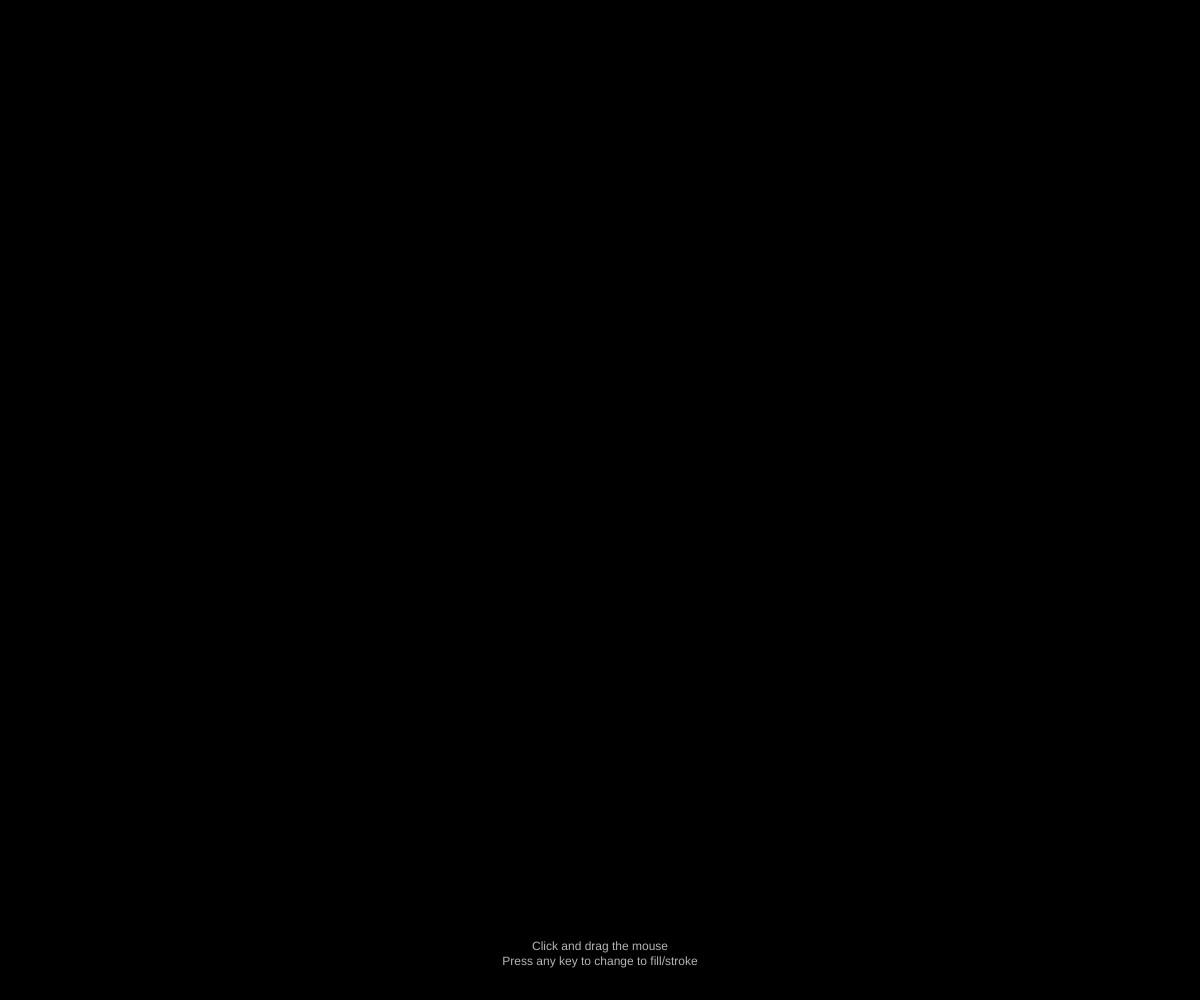
Frame 1 (no input)
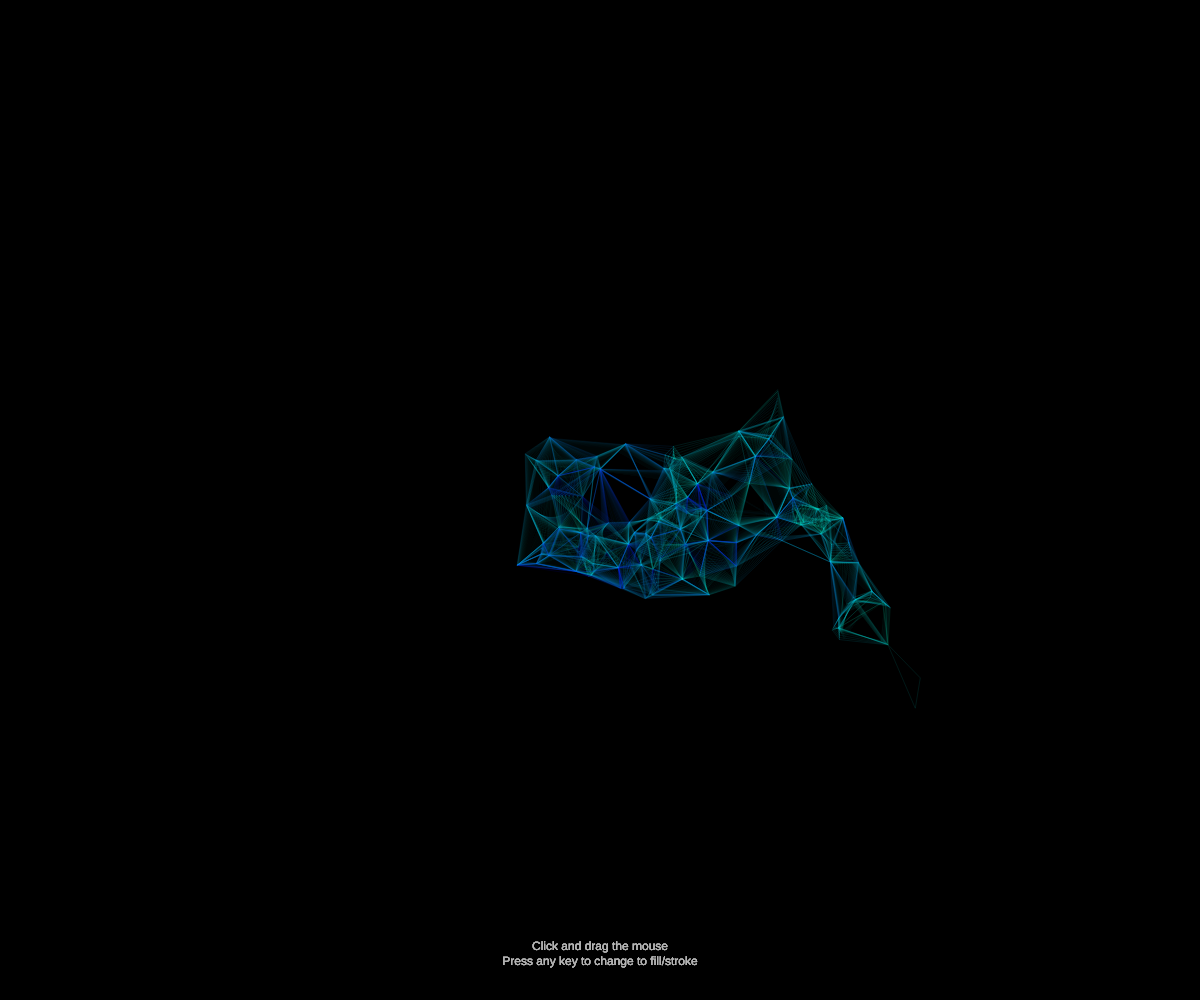
Frame 60 (no input)
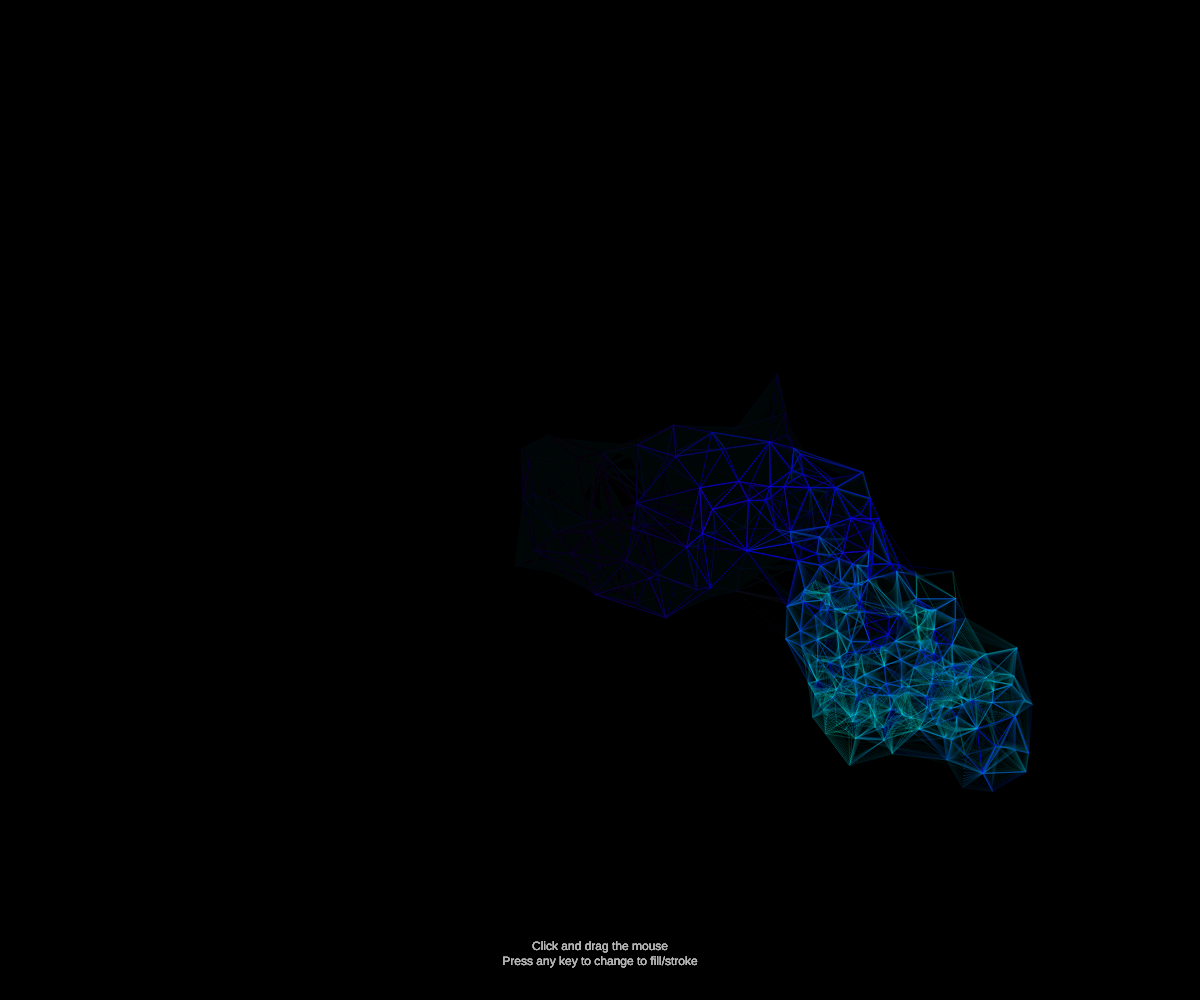
Frame 120 (the mouse pressed at the canvas centre since frame 60)

The p5.js sketch that drew these frames (run headless with seeded random() and noise() and a simulated clock; from frame 60 on, the mouse is pressed at the canvas centre):

// p5.js sketch
// ── sketch.js
/*
Frozen brush

Makes use of a delaunay algorithm to create crystal-like shapes.
I did NOT develop delaunay.js, and not sure who the author really is to give proper credit.

Controls:
	- Drag the mouse.
    - Press any key to toggle between fill and stroke.

Inspired by:
	Makio135's sketch www.openprocessing.org/sketch/385808

Author:
  Jason Labbe

Site:
  jasonlabbe3d.com
*/

var allParticles = [];
var maxLevel = 5;
var useFill = false;

var data = [];

var lastChime = 0; // milliseconds
var chimeCooldown = 100;

var lastChimeLoop = setInterval(function() {
	lastChime = lastChime > 0 ? lastChime - chimeCooldown : 0;
}, chimeCooldown)

function _playSound() {
	
	var audio = new Audio("sounds/chime_bell 0.mp3");
	audio.play();
	
}

function playChime(sound_id) {
	
	if(lastChime == 0) {
		var audio = new Audio(chimes[sound_id]);
		audio.play();
		lastChime = chimeCooldown * 2;
	}
	
}

// Moves to a random direction and comes to a stop.
// Spawns other particles within its lifetime.
function Particle(x, y, level) {
  this.level = level;
  this.life = 0;
  
  this.pos = new p5.Vector(x, y);
  this.vel = p5.Vector.random2D();
  this.vel.mult(map(this.level, 0, maxLevel, 5, 2));
  
  this.move = function() {
    this.life++;
    
    // Add friction.
    this.vel.mult(0.9);
    
    this.pos.add(this.vel);
    
    // Spawn a new particle if conditions are met.
    if (this.life % 10 == 0) {
      if (this.level > 0) {
        this.level -= 1;
        var newParticle = new Particle(this.pos.x, this.pos.y, this.level-1);
        allParticles.push(newParticle);
      }
    }
  }
}


function setup() {
  createCanvas(windowWidth, windowHeight); 
  
  colorMode(HSB, 360);
  
  textAlign(CENTER);
  
  background(0);
} 


function draw() {
  // Create fade effect.
  noStroke();
  fill(0, 30);
  rect(0, 0, width, height);
  
  // Move and spawn particles.
  // Remove any that is below the velocity threshold.
  for (var i = allParticles.length-1; i > -1; i--) {
    allParticles[i].move();
    
    if (allParticles[i].vel.mag() < 0.01) {
      allParticles.splice(i, 1);
    }
  }
  
  if (allParticles.length > 0) {
    // Run script to get points to create triangles with.
    data = Delaunay.triangulate(allParticles.map(function(pt) {
      return [pt.pos.x, pt.pos.y];
    }));
  	
    strokeWeight(0.1);
    
    // Display triangles individually.
    for (var i = 0; i < data.length; i += 3) {
      // Collect particles that make this triangle.
      var p1 = allParticles[data[i]];
      var p2 = allParticles[data[i+1]];
      var p3 = allParticles[data[i+2]];
      
      // Don't draw triangle if its area is too big.
      var distThresh = 75;
      
      if (dist(p1.pos.x, p1.pos.y, p2.pos.x, p2.pos.y) > distThresh) {
        continue;
      }
      
      if (dist(p2.pos.x, p2.pos.y, p3.pos.x, p3.pos.y) > distThresh) {
        continue;
      }
      
      if (dist(p1.pos.x, p1.pos.y, p3.pos.x, p3.pos.y) > distThresh) {
        continue;
      }
      
      // Base its hue by the particle's life.
      if (useFill) {
        noStroke();
        fill(165+p1.life*1.5, 360, 360);
      } else {
        noFill();
        stroke(165+p1.life*1.5, 360, 360);
      }
      
      triangle(p1.pos.x, p1.pos.y, 
               p2.pos.x, p2.pos.y, 
               p3.pos.x, p3.pos.y);
	  
	  _rand = Math.floor(Math.random() * Math.floor(3));
	  // playChime(_rand)
	  
    }
  }
  
  noStroke();
  fill(255);
  text("Click and drag the mouse\nPress any key to change to fill/stroke", width/2, height-50);
}

// function mouseDragged() {
  // allParticles.push(new Particle(mouseX, mouseY, maxLevel));
// }

// function mouseClicked() {
	// colour = colours[Math.floor(Math.random() * Math.floor(colours.length))];
// }

setInterval(function() {
	colour = colours[Math.floor(Math.random() * Math.floor(colours.length))];
}, 5000)

/*
 *	Generates the pattern the crystals are formed
*/
var step = 35; // pixels
var stepAllowance = 1000;
var lastDirection = 0;
var posX = window.innerWidth / 2;
var posY = window.innerHeight / 2;

function move(direction) {
	
	switch(direction) {
		case(0):
			lastDirection = "north";
			allParticles.push(new Particle(posX, posY += step, maxLevel));
			console.log("direction " + lastDirection + " posX " + posX + " posY " + posY);
			break;
		case(1):
			lastDirection = "north-east";
			allParticles.push(new Particle(posX += step, posY += step, maxLevel));
			console.log("direction " + lastDirection + " posX " + posX + " posY " + posY);
			break;
		case(2):
			lastDirection = "east";
			allParticles.push(new Particle(posX += step, posY, maxLevel));
			console.log("direction " + lastDirection + " posX " + posX + " posY " + posY);
			break;
		case(3):
			lastDirection = "south-east";
			allParticles.push(new Particle(posX += step, posY -= step, maxLevel));
			console.log("direction " + lastDirection + " posX " + posX + " posY " + posY);
			break;
		case(4):
			lastDirection = "south";
			allParticles.push(new Particle(posX, posY -= step, maxLevel));
			console.log("direction " + lastDirection + " posX " + posX + " posY " + posY);
			break;
		case(5):
			lastDirection = "south-west";
			allParticles.push(new Particle(posX -= step, posY -= step, maxLevel));
			console.log("direction " + lastDirection + " posX " + posX + " posY " + posY);
			break;
		case(6):
			lastDirection = "west";
			allParticles.push(new Particle(posX -= step, posY, maxLevel));
			console.log("direction " + lastDirection + " posX " + posX + " posY " + posY);
			break;
		case(7):
			lastDirection = "north-west";
			allParticles.push(new Particle(posX -= step, posY += step, maxLevel));
			console.log("direction " + lastDirection + " posX " + posX + " posY " + posY);
			break;
	}
}

function chooseDirection() {
	var _rand = Math.floor(Math.random() * Math.floor(7))
	
	var cantGoNorth	= (posY - step) <= 0,
		cantGoEast	= (posX + step) >= window.innerWidth,
		cantGoWest	= (posX - step) <= 0,
		cantGoSouth	= (posY + step) >= window.innerHeight
		
	console.log(cantGoNorth, cantGoEast, cantGoWest, cantGoSouth);
	
	var x = 2
	
	if(cantGoNorth) {
		posY = window.innerHeight - (step * x);
	}
	else if(cantGoEast) {
		posX = 0 + (step * x);
	}
	else if(cantGoSouth) {
		posY = 0 + (step * x);
	}
	else if(cantGoWest) {
		posX = window.innerWidth - (step * x);
	}
	
	move(_rand);
}

setInterval(function() {
	
	centerY = window.innerHeight / 2;
	centerX = window.innerWidth / 2;
	
	if(stepAllowance > 0) {
		chooseDirection();
		// stepAllowance--;
	}

	
}, 100)

// ── delaunay.js
/*
Orginally from https://cdn.rawgit.com/ironwallaby/delaunay/master/delaunay.js
Tweaked it so instead of raising an error it would return an empty list.
*/

var Delaunay;

(function() {
  "use strict";

  var EPSILON = 1.0 / 1048576.0;

  function supertriangle(vertices) {
    var xmin = Number.POSITIVE_INFINITY,
        ymin = Number.POSITIVE_INFINITY,
        xmax = Number.NEGATIVE_INFINITY,
        ymax = Number.NEGATIVE_INFINITY,
        i, dx, dy, dmax, xmid, ymid;

    for(i = vertices.length; i--; ) {
      if(vertices[i][0] < xmin) xmin = vertices[i][0];
      if(vertices[i][0] > xmax) xmax = vertices[i][0];
      if(vertices[i][1] < ymin) ymin = vertices[i][1];
      if(vertices[i][1] > ymax) ymax = vertices[i][1];
    }

    dx = xmax - xmin;
    dy = ymax - ymin;
    dmax = Math.max(dx, dy);
    xmid = xmin + dx * 0.5;
    ymid = ymin + dy * 0.5;

    return [
      [xmid - 20 * dmax, ymid -      dmax],
      [xmid            , ymid + 20 * dmax],
      [xmid + 20 * dmax, ymid -      dmax]
    ];
  }

  function circumcircle(vertices, i, j, k) {
    var x1 = vertices[i][0],
        y1 = vertices[i][1],
        x2 = vertices[j][0],
        y2 = vertices[j][1],
        x3 = vertices[k][0],
        y3 = vertices[k][1],
        fabsy1y2 = Math.abs(y1 - y2),
        fabsy2y3 = Math.abs(y2 - y3),
        xc, yc, m1, m2, mx1, mx2, my1, my2, dx, dy;

    /* Check for coincident points */
    if(fabsy1y2 < EPSILON && fabsy2y3 < EPSILON)
      return;
      //throw new Error("Eek! Coincident points!");

    if(fabsy1y2 < EPSILON) {
      m2  = -((x3 - x2) / (y3 - y2));
      mx2 = (x2 + x3) / 2.0;
      my2 = (y2 + y3) / 2.0;
      xc  = (x2 + x1) / 2.0;
      yc  = m2 * (xc - mx2) + my2;
    }

    else if(fabsy2y3 < EPSILON) {
      m1  = -((x2 - x1) / (y2 - y1));
      mx1 = (x1 + x2) / 2.0;
      my1 = (y1 + y2) / 2.0;
      xc  = (x3 + x2) / 2.0;
      yc  = m1 * (xc - mx1) + my1;
    }

    else {
      m1  = -((x2 - x1) / (y2 - y1));
      m2  = -((x3 - x2) / (y3 - y2));
      mx1 = (x1 + x2) / 2.0;
      mx2 = (x2 + x3) / 2.0;
      my1 = (y1 + y2) / 2.0;
      my2 = (y2 + y3) / 2.0;
      xc  = (m1 * mx1 - m2 * mx2 + my2 - my1) / (m1 - m2);
      yc  = (fabsy1y2 > fabsy2y3) ?
        m1 * (xc - mx1) + my1 :
        m2 * (xc - mx2) + my2;
    }

    dx = x2 - xc;
    dy = y2 - yc;
    return {i: i, j: j, k: k, x: xc, y: yc, r: dx * dx + dy * dy};
  }

  function dedup(edges) {
    var i, j, a, b, m, n;

    for(j = edges.length; j; ) {
      b = edges[--j];
      a = edges[--j];

      for(i = j; i; ) {
        n = edges[--i];
        m = edges[--i];

        if((a === m && b === n) || (a === n && b === m)) {
          edges.splice(j, 2);
          edges.splice(i, 2);
          break;
        }
      }
    }
  }

  Delaunay = {
    triangulate: function(vertices, key) {
      var n = vertices.length,
          i, j, indices, st, open, closed, edges, dx, dy, a, b, c;

      /* Bail if there aren't enough vertices to form any triangles. */
      if(n < 3)
        return [];

      /* Slice out the actual vertices from the passed objects. (Duplicate the
       * array even if we don't, though, since we need to make a supertriangle
       * later on!) */
      vertices = vertices.slice(0);

      if(key)
        for(i = n; i--; )
          vertices[i] = vertices[i][key];

      /* Make an array of indices into the vertex array, sorted by the
       * vertices' x-position. */
      indices = new Array(n);

      for(i = n; i--; )
        indices[i] = i;

      indices.sort(function(i, j) {
        return vertices[j][0] - vertices[i][0];
      });

      /* Next, find the vertices of the supertriangle (which contains all other
       * triangles), and append them onto the end of a (copy of) the vertex
       * array. */
      st = supertriangle(vertices);
      vertices.push(st[0], st[1], st[2]);
      
      /* Initialize the open list (containing the supertriangle and nothing
       * else) and the closed list (which is empty since we havn't processed
       * any triangles yet). */
      var circCircle = circumcircle(vertices, n + 0, n + 1, n + 2);
      if (circCircle == undefined)
        return [];
      
      open   = [circumcircle(vertices, n + 0, n + 1, n + 2)];
      closed = [];
      edges  = [];
      
      /* Incrementally add each vertex to the mesh. */
      for(i = indices.length; i--; edges.length = 0) {
        c = indices[i];

        /* For each open triangle, check to see if the current point is
         * inside it's circumcircle. If it is, remove the triangle and add
         * it's edges to an edge list. */
        for(j = open.length; j--; ) {
          /* If this point is to the right of this triangle's circumcircle,
           * then this triangle should never get checked again. Remove it
           * from the open list, add it to the closed list, and skip. */
          dx = vertices[c][0] - open[j].x;
          if(dx > 0.0 && dx * dx > open[j].r) {
            closed.push(open[j]);
            open.splice(j, 1);
            continue;
          }

          /* If we're outside the circumcircle, skip this triangle. */
          dy = vertices[c][1] - open[j].y;
          if(dx * dx + dy * dy - open[j].r > EPSILON)
            continue;

          /* Remove the triangle and add it's edges to the edge list. */
          edges.push(
            open[j].i, open[j].j,
            open[j].j, open[j].k,
            open[j].k, open[j].i
          );
          open.splice(j, 1);
        }

        /* Remove any doubled edges. */
        dedup(edges);

        /* Add a new triangle for each edge. */
        for(j = edges.length; j; ) {
          b = edges[--j];
          a = edges[--j];
          open.push(circumcircle(vertices, a, b, c));
        }
      }

      /* Copy any remaining open triangles to the closed list, and then
       * remove any triangles that share a vertex with the supertriangle,
       * building a list of triplets that represent triangles. */
      for(i = open.length; i--; )
        closed.push(open[i]);
      open.length = 0;

      for(i = closed.length; i--; )
        if(closed[i].i < n && closed[i].j < n && closed[i].k < n)
          open.push(closed[i].i, closed[i].j, closed[i].k);

      /* Yay, we're done! */
      return open;
    },
    contains: function(tri, p) {
      /* Bounding box test first, for quick rejections. */
      if((p[0] < tri[0][0] && p[0] < tri[1][0] && p[0] < tri[2][0]) ||
         (p[0] > tri[0][0] && p[0] > tri[1][0] && p[0] > tri[2][0]) ||
         (p[1] < tri[0][1] && p[1] < tri[1][1] && p[1] < tri[2][1]) ||
         (p[1] > tri[0][1] && p[1] > tri[1][1] && p[1] > tri[2][1]))
        return null;

      var a = tri[1][0] - tri[0][0],
          b = tri[2][0] - tri[0][0],
          c = tri[1][1] - tri[0][1],
          d = tri[2][1] - tri[0][1],
          i = a * d - b * c;

      /* Degenerate tri. */
      if(i === 0.0)
        return null;

      var u = (d * (p[0] - tri[0][0]) - b * (p[1] - tri[0][1])) / i,
          v = (a * (p[1] - tri[0][1]) - c * (p[0] - tri[0][0])) / i;

      /* If we're outside the tri, fail. */
      if(u < 0.0 || v < 0.0 || (u + v) > 1.0)
        return null;

      return [u, v];
    }
  };

  if(typeof module !== "undefined")
    module.exports = Delaunay;
})();
